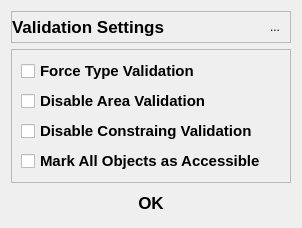
<?xml version="1.0" encoding="UTF-8"?>
<ui version="4.0">
 <class>Dialog</class>
 <widget class="QDialog" name="Dialog">
  <property name="geometry">
   <rect>
    <x>0</x>
    <y>0</y>
    <width>302</width>
    <height>227</height>
   </rect>
  </property>
  <property name="windowTitle">
   <string>Settings Selection</string>
  </property>
  <property name="windowIcon">
   <iconset>
    <normaloff>../icons/interlis.png</normaloff>../icons/interlis.png</iconset>
  </property>
  <property name="styleSheet">
   <string notr="true">QRadioButton::indicator:checked, QCheckBox::indicator:checked {
    image: url(icons/check-circle-green.svg);
}
QRadioButton::indicator:unchecked, QCheckBox::indicator:unchecked {
    image: url(icons/circle.svg);
}</string>
  </property>
  <layout class="QVBoxLayout" name="verticalLayout_2">
   <item>
    <widget class="QFrame" name="frame">
     <property name="frameShape">
      <enum>QFrame::StyledPanel</enum>
     </property>
     <property name="frameShadow">
      <enum>QFrame::Raised</enum>
     </property>
     <layout class="QHBoxLayout" name="horizontalLayout">
      <property name="spacing">
       <number>15</number>
      </property>
      <property name="leftMargin">
       <number>0</number>
      </property>
      <property name="topMargin">
       <number>0</number>
      </property>
      <property name="rightMargin">
       <number>0</number>
      </property>
      <property name="bottomMargin">
       <number>0</number>
      </property>
      <item>
       <widget class="QLabel" name="Title">
        <property name="font">
         <font>
          <pointsize>13</pointsize>
          <bold>true</bold>
         </font>
        </property>
        <property name="text">
         <string>Validation Settings</string>
        </property>
        <property name="alignment">
         <set>Qt::AlignLeading|Qt::AlignLeft|Qt::AlignVCenter</set>
        </property>
       </widget>
      </item>
      <item>
       <widget class="QToolButton" name="configButton">
        <property name="minimumSize">
         <size>
          <width>30</width>
          <height>30</height>
         </size>
        </property>
        <property name="styleSheet">
         <string notr="true">QToolButton[objectName^=&quot;configButton&quot;]:hover {
	background-color : rgb(230,230,230);
	border-radius: 15px;
	border-style: outset;
}


</string>
        </property>
        <property name="text">
         <string>...</string>
        </property>
        <property name="icon">
         <iconset>
          <normaloff>../icons/tool.svg</normaloff>../icons/tool.svg</iconset>
        </property>
        <property name="iconSize">
         <size>
          <width>30</width>
          <height>30</height>
         </size>
        </property>
        <property name="autoRaise">
         <bool>true</bool>
        </property>
       </widget>
      </item>
     </layout>
    </widget>
   </item>
   <item>
    <widget class="QFrame" name="selectionFrame">
     <property name="enabled">
      <bool>true</bool>
     </property>
     <property name="frameShape">
      <enum>QFrame::StyledPanel</enum>
     </property>
     <property name="frameShadow">
      <enum>QFrame::Raised</enum>
     </property>
     <layout class="QVBoxLayout" name="verticalLayout">
      <item>
       <widget class="QCheckBox" name="validationOption0">
        <property name="sizePolicy">
         <sizepolicy hsizetype="Preferred" vsizetype="Preferred">
          <horstretch>0</horstretch>
          <verstretch>0</verstretch>
         </sizepolicy>
        </property>
        <property name="font">
         <font>
          <pointsize>11</pointsize>
          <bold>true</bold>
         </font>
        </property>
        <property name="styleSheet">
         <string notr="true"/>
        </property>
        <property name="text">
         <string>Force Type Validation</string>
        </property>
        <property name="checkable">
         <bool>true</bool>
        </property>
        <property name="checked">
         <bool>false</bool>
        </property>
       </widget>
      </item>
      <item>
       <widget class="QCheckBox" name="validationOption1">
        <property name="sizePolicy">
         <sizepolicy hsizetype="Preferred" vsizetype="Preferred">
          <horstretch>0</horstretch>
          <verstretch>0</verstretch>
         </sizepolicy>
        </property>
        <property name="font">
         <font>
          <pointsize>11</pointsize>
          <bold>true</bold>
         </font>
        </property>
        <property name="text">
         <string>Disable Area Validation</string>
        </property>
       </widget>
      </item>
      <item>
       <widget class="QCheckBox" name="validationOption2">
        <property name="sizePolicy">
         <sizepolicy hsizetype="Preferred" vsizetype="Preferred">
          <horstretch>0</horstretch>
          <verstretch>0</verstretch>
         </sizepolicy>
        </property>
        <property name="font">
         <font>
          <pointsize>11</pointsize>
          <bold>true</bold>
         </font>
        </property>
        <property name="text">
         <string>Disable Constraing Validation</string>
        </property>
        <property name="iconSize">
         <size>
          <width>20</width>
          <height>20</height>
         </size>
        </property>
        <property name="checked">
         <bool>false</bool>
        </property>
       </widget>
      </item>
      <item>
       <widget class="QCheckBox" name="validationOption3">
        <property name="sizePolicy">
         <sizepolicy hsizetype="Preferred" vsizetype="Preferred">
          <horstretch>0</horstretch>
          <verstretch>0</verstretch>
         </sizepolicy>
        </property>
        <property name="font">
         <font>
          <pointsize>11</pointsize>
          <bold>true</bold>
         </font>
        </property>
        <property name="text">
         <string>Mark All Objects as Accessible</string>
        </property>
        <property name="iconSize">
         <size>
          <width>20</width>
          <height>20</height>
         </size>
        </property>
        <property name="checked">
         <bool>false</bool>
        </property>
       </widget>
      </item>
     </layout>
    </widget>
   </item>
   <item>
    <widget class="QPushButton" name="okButton">
     <property name="sizePolicy">
      <sizepolicy hsizetype="Expanding" vsizetype="Fixed">
       <horstretch>0</horstretch>
       <verstretch>0</verstretch>
      </sizepolicy>
     </property>
     <property name="minimumSize">
      <size>
       <width>170</width>
       <height>0</height>
      </size>
     </property>
     <property name="font">
      <font>
       <pointsize>13</pointsize>
       <bold>true</bold>
      </font>
     </property>
     <property name="styleSheet">
      <string notr="true">QPushButton[objectName^=&quot;okButton&quot;]:hover {
	background-color : rgb(230,230,230);
	border-radius: 20px;
	border-style: outset;
}

</string>
     </property>
     <property name="text">
      <string>OK</string>
     </property>
     <property name="flat">
      <bool>true</bool>
     </property>
    </widget>
   </item>
  </layout>
 </widget>
 <resources/>
 <connections/>
</ui>
